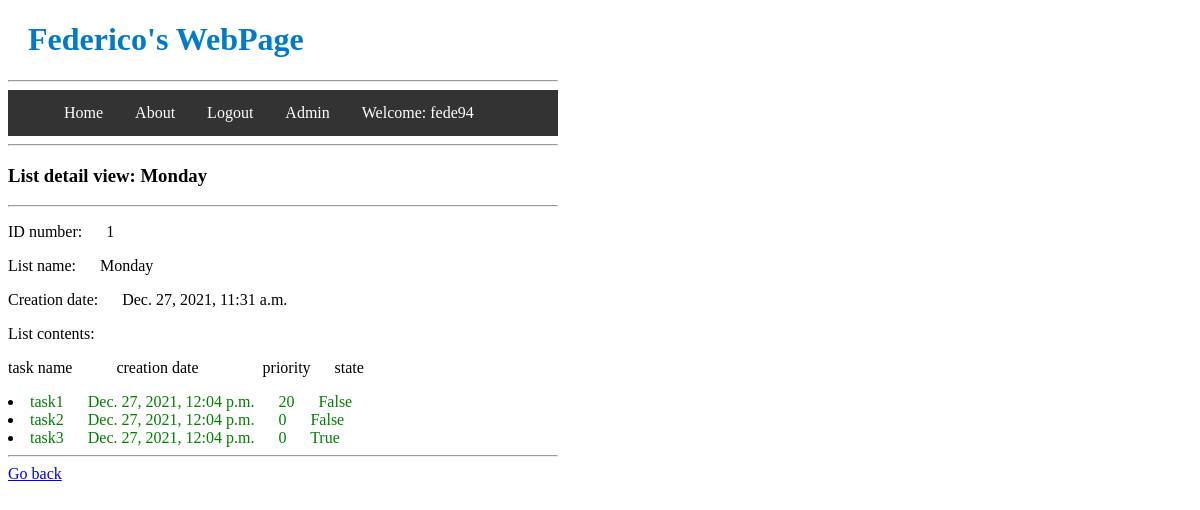
Page /list/1/detail (signed in) on the committed database.
### main/models.py (models this page shows, shortened)
class TodoList(models.Model):
	name = models.CharField(max_length=200) #name of the list
	creation_date = models.DateTimeField('date created', default=datetime.datetime.now())

class Item(models.Model): #atributes of every item
	todolist = models.ForeignKey(TodoList, on_delete= models.CASCADE)
	text = models.CharField(max_length=300)
	creation_date = models.DateTimeField('date created', default=datetime.datetime.now())
	priority = models.IntegerField(default=0)
	complete = models.BooleanField()

### main/views.py (the view)
# urls.py: path("list/<int:list_number>/detail", views.list_detail, name="List_detail"),
def list_detail(response,list_number):# I recive number variable, from the url
	list_obj = TodoList.objects.filter(id=list_number) #returns a list only one match
	tasks = Item.objects.filter(todolist=list_obj[0])
	args = {"list_number": list_number,
			"list_obj":list_obj[0],
			"tasks":tasks}
	return render(response, "main/list_view_detail.html", args)

### main/templates/main/list_view_detail.html (shortened to what this page needs)
{% extends 'main/base.html' %}
    {% block header %}
    <h3>List detail view: {{list_obj.name}}</h3>
    {% endblock %}
    {% block body %}
    <p>ID number: &emsp; {{list_number}}</p>
    <p>List name: &emsp; {{list_obj.name}}</p>
    <p>Creation date: &emsp; {{list_obj.creation_date}}</p>
    <p>List contents:</p>
    <p>task name &emsp; &emsp; creation date &emsp; &emsp; &emsp; priority &emsp; state</p>
    {% for task in tasks %}
    <li>
        <a>{{task.text}}</a>
        <a>{{task.creation_date}}</a>
        <a>{{task.priority}}</a>
        <a>{{task.complete}}</a>
    </li>
    {% endfor %}
    <hr>
    <a href="http://127.0.0.1:8000/list/{{list_number}}">Go back</a>
    {% endblock %}

### main/templates/main/navbar.html (shortened to what this page needs)
<!DOCTYPE html>
<html>
{% load static %}
<link rel="stylesheet" type="text/css" href="{% static 'main/style.css' %}">
<body>
<ul class="navbar">
  {% if user.is_authenticated %}
  <navtag><a href="{% url 'main:home' %}">Home</a></navtag>
  <navtag><li><a href="{% url 'main:about' %}">About</a></li></navtag>
  <navtag><li><a href="{% url 'logout' %}">Logout</a></li></navtag>
  <navtag><li><a href="{% url 'admin:index' %}">Admin</a></li></navtag>
  <navtag><li><a>Welcome: {{user}}</a></li></navtag>
  {% endif %}
</ul>
</body>
</html>

### main/static/main/style.css (style rules this page uses)
li a { color: green; }
body { width: 550px; background: white url("images/background.gif") no-repeat; background-size:550px 200px; }
.navbar { list-style-type: none; margin: 0; padding: 5; overflow: hidden; background-color: #333; }
navtag { float: left; }
navtag a { display: block; color: white; text-align: center; padding: 14px 16px; text-decoration: none; }

### rows in the picture
TodoList: name "Monday", creation_date "Dec. 27, 2021, 11:31 a.m."
Item: text "task1", creation_date "Dec. 27, 2021, 12:04 p.m.", priority "20", complete "False"
Item: text "task2", creation_date "Dec. 27, 2021, 12:04 p.m.", priority "0", complete "False"
Item: text "task3", creation_date "Dec. 27, 2021, 12:04 p.m.", priority "0", complete "True"

### other values in the picture
{{ user }} "fede94"
{{ list_number }} "1"
